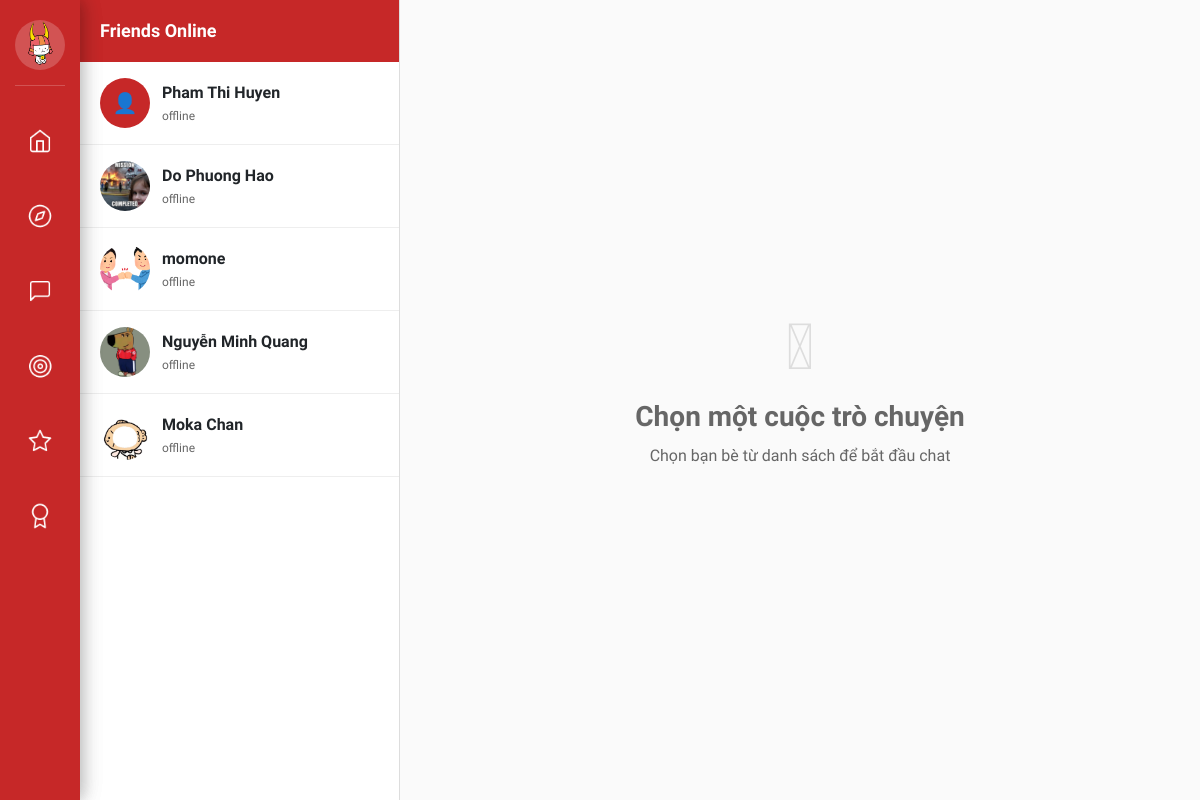
Screenshot of /social/chat/ (signed in) with the database file from the repository.
### users/models.py (models this page shows, shortened)
class User(AbstractUser):
    GENDER_CHOICES = [
        ('male', 'Male'),
        ('female', 'Female'),
        ('other', 'Other'),
        ('not_specified', 'Not specified'),
    ]
    STATUS_CHOICES = [
        ('online', 'Online'),
        ('offline', 'Offline'),
        ('busy', 'Busy'),
        ('away', 'Away'),
        ('available', 'Available for connection'),
    ]
    phone_regex = RegexValidator(
        regex=r'^\+?1?\d{9,15}$',
        message="Phone number must be in the format: '+999999999' or '0999999999'"
    )
    email = models.EmailField(unique=True)
    phone = models.CharField(
        validators=[phone_regex],
        max_length=17,
        unique=True,
        help_text="Phone number must be in the format: '+84xxxxxxxxx' or '0xxxxxxxxx'"
    )
    full_name = models.CharField(max_length=100)
    hometown = models.CharField(max_length=255, blank=True)
    date_of_birth = models.DateField(null=True, blank=True, verbose_name="Date of Birth")
    gender = models.CharField(
        max_length=20,
        choices=GENDER_CHOICES,
        default='not_specified',
        help_text="User's gender"
    )
    bio = models.TextField(
        max_length=500,
        blank=True,
        help_text="Short introduction about yourself (max 500 characters)"
    )
    status = models.CharField(
        max_length=20,
        choices=STATUS_CHOICES,
        default='offline',
        help_text="Current status"
    )
    interests = models.TextField(default='[]', blank=True)
    avatar = models.ImageField(upload_to='avatars/', blank=True)
    latitude = models.FloatField(null=True, blank=True, help_text="Latitude")
    longitude = models.FloatField(null=True, blank=True, help_text="Longitude")
    search_radius = models.FloatField(default=50.0, help_text="Search radius (km)")
    level = models.IntegerField(default=1)
    points = models.IntegerField(default=0)
    is_admin = models.BooleanField(default=False)
    objects = UserManager()
    USERNAME_FIELD = 'email'
    REQUIRED_FIELDS = ['phone', 'full_name']
    class Meta:
        verbose_name = "User"
        verbose_name_plural = "Users"
        ordering = ['-date_joined']
    def get_display_name(self):
        return self.full_name or self.username

### social/views.py (the view)
# urls.py: path('chat/', views.chat_list, name='chat_list'),
@login_required
def chat_list(request):
    friends_ids = []
    friendships1 = Friendship.objects.filter(user1=request.user).values_list('user2_id', flat=True)
    friendships2 = Friendship.objects.filter(user2=request.user).values_list('user1_id', flat=True)
    friends_ids = list(friendships1) + list(friendships2)
    friends = User.objects.filter(id__in=friends_ids)
    context = {
        'friends': friends
    }
    return render(request, 'chat_list.html', context)

### templates/chat_list.html (shortened to what this page needs)
{% extends 'base.html' %} {% load static %}  {% block content %}
<div class="chat-container">
  <div class="friends-list">
    <h3>Friends Online</h3>
    <div class="friends-container">
      {% if friends %} {% for friend in friends %}
      <a href="{% url 'chat_detail' friend.id %}" class="friend">
        {% if friend.avatar %}
        <img src="{{ friend.avatar.url }}" alt="Avatar" class="friend-avatar" />
        {% else %}
        <div class="friend-avatar-placeholder">👤</div>
        {% endif %}
        <div class="friend-info">
          <div class="friend-name">{{ friend.get_display_name }}</div>
          <div class="friend-status">{{ friend.status|default:"Online" }}</div>
        </div>
      </a>
      {% endfor %} {% endif %}
    </div>
  </div>
  <div class="chat-window">
    <div class="empty-chat">
      <i class="fas fa-comments"></i>
      <h3>Chọn một cuộc trò chuyện</h3>
      <p>Chọn bạn bè từ danh sách để bắt đầu chat</p>
    </div>
  </div>
</div>
{% endblock %}

### templates/base.html (shortened to what this page needs)
{% load static %}
<!DOCTYPE html>
<html lang="en">
  <head>
    <link
      href="https://cdn.jsdelivr.net/npm/bootstrap@5.3.0/dist/css/bootstrap.min.css"
      rel="stylesheet"
    />
    <link
      href="https://cdnjs.cloudflare.com/ajax/libs/font-awesome/6.4.0/css/all.min.css"
      rel="stylesheet"
    />
  </head>
  <body>
    <div class="sidebar">
      <div class="profile-section">
        <div class="profile-avatar" id="profile-btn">
          {% if user.avatar %}
          <img
            src="{{ user.avatar.url }}"
            alt="Avatar"
            style="
              width: 100%;
              height: 100%;
              border-radius: 50%;
              object-fit: cover;
            "
          />
          {% else %}
          <i class="fas fa-user"></i>
          {% endif %}
        </div>
      </div>
      <div class="nav-buttons">
        <button class="sidebar-btn" id="home-btn" title="Home">
          <span class="icon-home"></span>
        </button>
        <button class="sidebar-btn" id="social-btn" title="Social Network">
          <span class="icon-social"></span>
        </button>
        <button class="sidebar-btn" id="chat-btn" title="Message">
          <span class="icon-message"></span>
        </button>
        <label for="mission-toggle" class="sidebar-btn" title="Mission">
          <span class="icon-mission"></span>
        </label>
        <label for="event-toggle" class="sidebar-btn" title="Event">
          <span class="icon-event"></span>
        </label>
        <label for="achievement-toggle" class="sidebar-btn" title="Achievement">
          <span class="icon-achievement"></span>
        </label>
      </div>
    </div>
    <div class="panels">
      <div class="content-panel mission-panel">
        <div class="panel-header">Mission</div>
        <div class="panel-content">
          <div class="event-card">
            <h3>Daily Check-in</h3>
            <p>
            </p>
          </div>
          <div class="event-card">
            <h3>Help a Newcomer</h3>
            <p>Guide someone new to the community and earn mentor badges.</p>
          </div>
          <div class="event-card">
            <h3>Share Your Story</h3>
            <p>Tell your journey and inspire others in the community.</p>
          </div>
          <div class="event-card">
            <h3>Local Explorer</h3>
            <p>Discover and review local Vietnamese businesses and services.</p>
          </div>
        </div>
      </div>
      <div class="content-panel event-panel">
        <div class="panel-header">Event</div>
        <div class="panel-content">
          <div class="event-card">
            <h3>🎉 Discover events</h3>
            <p>
            </p>
          </div>
        </div>
      </div>
    <div
      class="main-container"
      style="margin-left: 80px; padding: 20px; min-height: 100vh"
    >
      {% block content %}{% endblock %}
    </div>
  </body>
</html>

### templates/base.html (style rules this page uses)
* { margin: 0; padding: 0; box-sizing: border-box; font-family: "Baloo 2", Arial, sans-serif !important; }
body { background: #f5f5f5; overflow: hidden; }
.sidebar { position: fixed; left: 0; top: 0; width: 80px; height: 100vh; background: #c62828; display: flex; flex-direction: column; align-items: center; z-index: 1000; box-shadow: 4px 0 12px rgba(0, 0, 0, 0.1); }
.profile-section { padding: 20px 0 15px 0; border-bottom: 1px solid rgba(255, 255, 255, 0.2); margin-bottom: 30px; }
.profile-avatar { width: 50px; height: 50px; background: rgba(255, 255, 255, 0.2); border-radius: 50%; display: flex; align-items: center; justify-content: center; font-size: 24px; color: white; cursor: pointer; transition: all 0.3s ease; }
.nav-buttons { flex: 1; display: flex; flex-direction: column; align-items: center; justify-content: flex-start; gap: 25px; }
.sidebar-btn { width: 50px; height: 50px; background: transparent; border: none; border-radius: 12px; color: white; font-size: 20px; cursor: pointer; display: flex; align-items: center; justify-content: center; transition: all 0.3s ease; position: relative; }
.content-panel { position: fixed; left: 80px; top: 0; width: 400px; height: 100vh; background: white; box-shadow: 4px 0 20px rgba(0, 0, 0, 0.1); transform: translateX(-100%); transition: transform 0.3s ease; z-index: 999; overflow: hidden; }
.panel-header { background: #c62828; color: white; padding: 20px; text-align: center; font-weight: 600; font-size: 18px; }
.panel-content { height: calc(100vh - 70px); overflow-y: auto; padding: 20px; }
.event-card { background: #fce4ec; border-radius: 16px; padding: 20px; margin-bottom: 16px; border: none; box-shadow: 0 2px 8px rgba(0, 0, 0, 0.1); transition: transform 0.2s ease; }
.event-card h3 { color: #1565c0; font-size: 18px; font-weight: 600; margin-bottom: 8px; }
.event-card p { color: #424242; font-size: 14px; line-height: 1.5; margin-bottom: 12px; }
.event-panel { position: fixed; left: 80px; top: 0; width: 400px; height: 100vh; background: white; box-shadow: 4px 0 20px rgba(0, 0, 0, 0.1); transform: translateX(-100%); transition: transform 0.3s ease; z-index: 999; overflow: hidden; }
.icon-home { display: block; width: 64px; height: 64px; background-image: url("/static/images/Home.png"); background-size: contain; background-repeat: no-repeat; background-position: center; }
.icon-message { display: block; width: 64px; height: 64px; background-image: url("/static/images/Message.png"); background-size: contain; background-repeat: no-repeat; background-position: center; }
.icon-social { display: block; width: 64px; height: 64px; background-image: url("/static/images/Social.png"); background-size: contain; background-repeat: no-repeat; background-position: center; }
.icon-mission { display: block; width: 64px; height: 64px; background-image: url("/static/images/MissionButton.png"); background-size: contain; background-repeat: no-repeat; background-position: center; }
.icon-event { display: block; width: 64px; height: 64px; background-image: url("/static/images/EventButton.png"); background-size: contain; background-repeat: no-repeat; background-position: center; }
.icon-achievement { display: block; width: 64px; height: 64px; background-image: url("/static/images/AchievementButton.png"); background-size: contain; background-repeat: no-repeat; background-position: center; }

### rows the page displays
User: avatar (picture)
User: get_display_name "Pham Thi Huyen", status "offline"
User: avatar (picture), get_display_name "Do Phuong Hao", status "offline"
User: avatar (picture), get_display_name "momone", status "offline"
User: avatar (picture), get_display_name "Nguyễn Minh Quang", status "offline"
User: avatar (picture), get_display_name "Moka Chan", status "offline"
